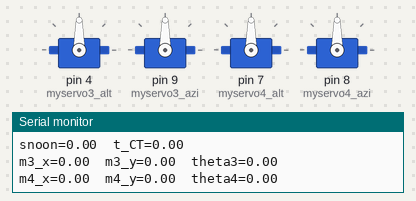
Simulated run of this sketch. Board: Arduino Uno, built with avr-gcc and run on an emulated ATmega328P. Shown: 4 × servo, the last lines printed to the serial monitor.

Above: at 0.1 s.
At 10.3 s:
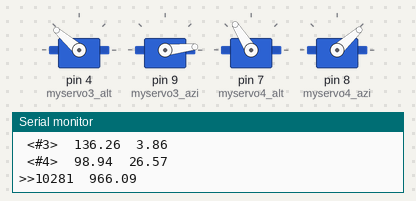
Timing chart, 0 to 123.0 s (numbered marks = the images above):
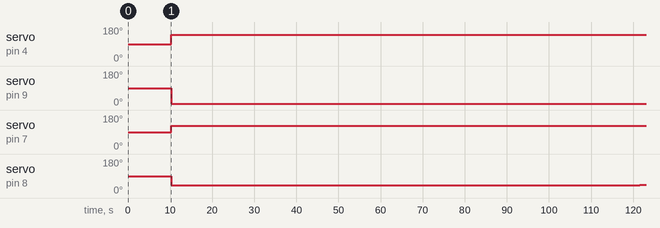

The sketch:

SolarStill_test17_d_unit_3_4.ino
```cpp
#include <Servo.h>
#include <math.h>

/*
 * Link for solar information:(1) https://www.esrl.noaa.gov/gmd/grad/solcalc/ ****use this one
                              (2) https://www.esrl.noaa.gov/gmd/grad/solcalc/azel.html
                              (3) https://www.timeanddate.com/sun/usa/las-cruces
 * Las Cruces Coorinate: 32.287989° N(+), -106.75385° W (-)
 * Azimuth and Elevation - an angular coordinate system for locating positions in the sky. Azimuth is measured clockwise from true north
   to the point on the horizon directly below the object. Elevation is measured vertically from that point on the horizon up to the object.
 * Unit#3: offset_azi_testunit=3;  offset_alt_testunit=3;  (in degree)
 * Unit#4: * offset_azi_testunit=16;  offset_alt_testunit=24; (in degree)
  */

          /*june 25 2021 - > day_of_year= 176*/
 int PTh=17;  //present time in hours*
 int PTm=17; //present time in minutes*
 int day_of_year= 184; //day of the year of the experiment*


 double Hour=0; //initiation of variable "Hour" (hour corresponds to current time)
 double gamma=0; //initiation of variable "gamma" (fractional year (in radian))
 double eqtime=0; //initiation of variable "eqtime" (equation of time (in minute))
 double decl=0; //intiation of variable "decl" (solar declination angle (in radians))
 double time_offset=0; //initiation of variable "time_offset" (time offset (in minutes))
 double tst=0; //initiation of variable "tst" (true solar time (in minutes))
 double ha=0; //initiation of variable "ha" (solar hour angle (in radian))
 double phi=0; //initiation of variable "phi" (solar zenith angle angle (in radian))
 double alpha=0; //initiation of variable "alpha" (solar altitude angle angle (in radian))
 double beta=0; //initiation of variable "beta" (solar azimuth angle angle (in radian))
 double alpha_d=0; //initiation of variable "alpha_d" (solar altitude angle angle (in degree))
 double beta_d=0; //initiation of variable "beta_d" (solar azimuth angle angle (in degree))
 double snoon=0; //initiation of variable "snoon" (solar noon (in minute))
 double t_CT=0; //initiation of variable "t_CT" (current time (in minutes))

 double s_x=0; //initiation of variable "s_x" (x-component of sun_vector)
 double s_y=0; //initiation of variable "s_y" (y-component of sun_vector)
 double s_z=0; //initiation of variable "s_z" (z-component of sun_vector)

 double pi= 3.1415926; //value of 'pi'
 double r2d= 180/pi; //convesion ratio of radian to degree conversion
 double d2r= pi/180; //convesion ratio of degree to radian conversion
 double h=23.625; //height(in inch) of convex mirror focal point from the origin(centre point of the base on which these mirror units are intalled)

 int timezone=-6; //timezone in hour from UTC (Mountain Daylight Time)
 double latitude= 32.287989; //latitude position (in degree) of the experimental station (Jett Hall Annex)
 double longitude= -106.75385; //longitude position (in degree) of the experimental station (Jett Hall Annex)
 double lat= (3.1415926/180)*latitude; //latitude (in radian) for trigonometric functions
 unsigned long myTime;
 unsigned long last_seen;
//-------------------------------------------------------------------------

//---------------UNIT#3-----------------
  //------Focus_Point--------
  double x3= 0; //x position (in inch) of unit#3
  double y3= -18.50; //y position (in inch) of unit#3
  double z3=h; //z position (in inch) of unit#3
    //target_vector3: unit vector along reflected ray from flat mirror of unit#3
  double f3_x= -x3/(sqrt(x3*x3+y3*y3+z3*z3)); //x-componenet of target_vector3
  double f3_y= -y3/(sqrt(x3*x3+y3*y3+z3*z3)); //y-componenet of target_vector3
  double f3_z= z3/(sqrt(x3*x3+y3*y3+z3*z3)); //z-componenet of target_vector3
  //-------------------------

  //-----Bisector_Vector3------
    //bisector_vector3: unit vector along bisector on fat mirror which will always be normal to the flat mirror of unit#3
  double m3_x=0; //initiation of variable "m3_x" (x-component of bisector_vector3)
  double m3_y=0; //initiation of variable "m3_y" (y-component of bisector_vector3)
  double m3_z=0; //initiation of variable "m3_z" (z-component of bisector_vector3)
  //---------------------------

  double a3=0; //initiation of variable "a3" (alt adjustment angle(in radian))
  double b3=0; //initiation of variable "b3" (azi adjustment angle(in radian))
  double a3_d=0; //initiation of variable "a3_d" (alt adjustment angle(in degree))
  double b3_d=0; //initiation of variable "b3_d" (azi adjustment angle(in degree))
  double offset_alt3=3; //offset of altitude adjustment (in degree) for unit#3
  double offset_azi3=3; //offset of azimuth adjustment (in degree) for unit#3
  double a3_d_offset= offset_alt3 +a3_d; //intial angle for altitude adjustment with offset for unit#3
  double b3_d_offset= offset_azi3 +b3_d; //intial angle for azimuth adjustment with offset for unit#3

  double theta3=0; // for test only. it's angle of projection of normal on xy plane

  Servo myservo3_alt; //create servo object to control a servo for altitude adjustment for unit#3
  Servo myservo3_azi; //create servo object to control a servo for azimuthal adjustment for unit#3
//-------------------------------

//---------------UNIT#4-----------------
  //------Focus_Point--------
  double x4= 0; //x position (in inch) of unit#4
  double y4= 18.50; //y position (in inch) of unit#4
  double z4=h; //z position (in inch) of unit#4
    //target_vector4: unit vector along reflected ray from flat mirror of unit#4
  double f4_x= -x4/(sqrt(x4*x4+y4*y4+z4*z4)); //x-componenet of target_vector4
  double f4_y= -y4/(sqrt(x4*x4+y4*y4+z4*z4)); //y-componenet of target_vector4
  double f4_z= z4/(sqrt(x4*x4+y4*y4+z4*z4)); //z-componenet of target_vector4
  //-------------------------

  //-----Bisector_Vector4------
    //bisector_vector4: unit vector along bisector on fat mirror which will always be normal to the flat mirror of unit#4
  double m4_x=0; //initiation of variable "m4_x" (x-component of bisector_vector4)
  double m4_y=0; //initiation of variable "m4_y" (y-component of bisector_vector4)
  double m4_z=0; //initiation of variable "m4_z" (z-component of bisector_vector4)
  //---------------------------

  double a4=0; //initiation of variable "a4" (alt adjustment angle(in radian))
  double b4=0; //initiation of variable "b4" (azi adjustment angle(in radian))
  double a4_d=0; //initiation of variable "a4_d" (alt adjustment angle(in degree))
  double b4_d=0; //initiation of variable "b4_d" (azi adjustment angle(in degree))
  double offset_alt4=24; //offset of altitude adjustment (in degree) for unit#4
  double offset_azi4=16; //offset of azimuth adjustment (in degree) for unit#4
  double a4_d_offset= offset_alt4 +a4_d; //intial angle for altitude adjustment with offset for unit#4
  double b4_d_offset= offset_azi4 +b4_d; //intial angle for azimuth adjustment with offset for unit#4

  double theta4=0; // for test only. it's angle of projection of normal on xy plane

  Servo myservo4_alt; //create servo object to control a servo for altitude adjustment for unit#4
  Servo myservo4_azi; //create servo object to control a servo for azimuthal adjustment for unit#4
//-----------------------------------------
void setup()
{
//---------------UNIT#3--------------------
  myservo3_alt.attach(4); //attaches the 'altitude adjustment servo' of unit#3 on pin 5 to the servo object
  myservo3_azi.attach(9); //attaches the 'azimuthal adjustment servo' of unit#3 on pin 6 to the servo object
//-----------------------------------------

//---------------UNIT#4--------------------
  myservo4_alt.attach(7); //attaches the 'altitude adjustment servo' of unit#4 on pin 7 to the servo object
  myservo4_azi.attach(8); //attaches the 'azimuthal adjustment servo' of unit#4 on pin 8 to the servo object
//-----------------------------------------

//-----------------------------------------
    Serial.begin(9600);
    Serial.print("myTime=");
    Serial.print(myTime);
    Serial.print("\t");
    Serial.print("tst=");
    Serial.print(tst);
    Serial.print("\n");

    Serial.print("snoon=");
    Serial.print(snoon);
    Serial.print("\t");
    Serial.print("t_CT=");
    Serial.print(t_CT);
    Serial.print("\n");

    Serial.print("m3_x=");
    Serial.print(m3_x);
    Serial.print("\t");
    Serial.print("m3_y=");
    Serial.print(m3_y);
    Serial.print("\t");
    Serial.print("theta3=");
    Serial.print(theta3);
    Serial.print("\n");

    Serial.print("m4_x=");
    Serial.print(m4_x);
    Serial.print("\t");
    Serial.print("m4_y=");
    Serial.print(m4_y);
    Serial.print("\t");
    Serial.print("theta4=");
    Serial.print(theta4);
    Serial.print("\n");


    Serial.print("alpha_d=");
    Serial.print(alpha_d);
    Serial.print("\t");
    Serial.print("beta_d=");
    Serial.print(beta_d);
    Serial.print("\n");


    Serial.print("a3_d=");
    Serial.print(a3_d);
    Serial.print("\t");
    Serial.print("b3_d=");
    Serial.print(b3_d);
    Serial.print("\n");

    Serial.print("a4_d=");
    Serial.print(a4_d);
    Serial.print("\t");
    Serial.print("b4_d=");
    Serial.print(b4_d);
    Serial.print("\n\n");


//-----------------------------------------
}

void loop()
{
  myTime= millis();

    Hour= (((PTh*60+PTm)*60000) +myTime)/3600000; //hour corresponds to current time

    gamma= (2*pi/365)*(day_of_year-1+((Hour-12)/24)); //fractional year (in radian); [for leap year, use 366 instead of 365 in the denominator]
    eqtime= 229.18*(0.000075+0.001868*cos(gamma)-0.032077*sin(gamma)-0.014615*cos(2*gamma)-0.040849*sin(2*gamma)); //equation of time (in minutes)

    decl= 0.006918-0.399912*cos(gamma)+0.070257*sin(gamma)-0.006758*cos(2*gamma)+0.000907*sin(2*gamma)-0.002697*cos(3*gamma)+0.00148*sin(3*gamma);
                  //solar declination angle (in radians)
    time_offset= eqtime+4*longitude-60*timezone; //time offset (in minutes)

    tst= (PTh*60+PTm+time_offset) +(myTime/60000); //true solar time (in minutes)

    ha= (d2r)*((tst/4)-180); //solar hour angle(in radian)

    snoon= 360-4*longitude-eqtime; //solar noon for a given location is found from the longitude (in minutes)
    t_CT= (PTh*60+PTm) +(myTime/60000); //current time (in minutes)

    phi= acos(sin(lat)*sin(decl)+cos(lat)*cos(decl)*cos(ha)); //solar zenith angle angle (in radian)
    alpha= (pi/2 -phi); //solar altitude angle (in radian)
    beta= acos((sin(lat)*cos(phi)-sin(decl))/(cos(lat)*sin(phi))); //solar azimuth angle (in radian)

    if(t_CT <= snoon)
      {
        beta= pi-(beta); //solar azimuth angle (in radian) before solar noon
      }
    if(t_CT > snoon)
      {
        beta= pi+(beta); //solar azimuth angle (in radian) after solar noon
      }
    alpha_d= (r2d)*alpha; //solar altitude/elevation angle (in degree)
    beta_d= (r2d)*(beta); //solar azimuth angle (in degree)

    //------Sun_Vector------
    s_x= cos(alpha)*cos(beta); //x-component of sun_vector)
    s_y= -cos(alpha)*sin(beta); //y-component of sun_vector)
    s_z= sin(alpha); //z-component of sun_vector)
    //----------------------

//-----------------------------------------------------------------------------

//--------------------(3)------------------------

    m3_x=(((abs(s_z+f3_z))/(s_z+f3_z))*(s_x+f3_x))*(1/(sqrt((s_x+f3_x)*(s_x+f3_x)+(s_y+f3_y)*(s_y+f3_y)+(s_z+f3_z)*(s_z+f3_z))));
    m3_y=(((abs(s_z+f3_z))/(s_z+f3_z))*(s_y+f3_y))*(1/(sqrt((s_x+f3_x)*(s_x+f3_x)+(s_y+f3_y)*(s_y+f3_y)+(s_z+f3_z)*(s_z+f3_z))));
    m3_z=(abs(s_z+f3_z))*(1/(sqrt((s_x+f3_x)*(s_x+f3_x)+(s_y+f3_y)*(s_y+f3_y)+(s_z+f3_z)*(s_z+f3_z))));

    //---test----
    theta3= (r2d)*atan2(m3_y, m3_x);

    //a3= pi/2 -acos(m3_z); //elevation angle (in radian) of flat mirror of unit#3

      if(m3_x>0 && m3_y>=0)
      {
        a3= pi/2 +acos(m3_z);
        b3= pi/2 -atan(abs(m3_y)/abs(m3_x));
      }
      else if(m3_x<=0 && m3_y>0)
      {
        a3= pi/2 -acos(m3_z);
        b3= pi/2 +atan(abs(m3_y)/abs(m3_x));
      }
      else if(m3_x<0 && m3_y<=0)
      {
        a3= pi/2 -acos(m3_z);
        b3= pi/2 -atan(abs(m3_y)/abs(m3_x));
      }
      else if(m3_x>=0 && m3_y<0)
      {
        a3= pi/2 +acos(m3_z);
        b3= pi/2 +atan(abs(m3_y)/abs(m3_x));
      }
      else {b3=b3;}

    a3_d= (r2d)*a3; //elevation angle (in degree) of flat mirror of unit#3
    b3_d= (r2d)*b3; //azimuth angle (in degree) of flat mirror of unit#3
//-----------------------------------------------

//--------------------(4)------------------------

    m4_x=(((abs(s_z+f4_z))/(s_z+f4_z))*(s_x+f4_x))*(1/(sqrt((s_x+f4_x)*(s_x+f4_x)+(s_y+f4_y)*(s_y+f4_y)+(s_z+f4_z)*(s_z+f4_z))));
    m4_y=(((abs(s_z+f4_z))/(s_z+f4_z))*(s_y+f4_y))*(1/(sqrt((s_x+f4_x)*(s_x+f4_x)+(s_y+f4_y)*(s_y+f4_y)+(s_z+f4_z)*(s_z+f4_z))));
    m4_z=(abs(s_z+f4_z))*(1/(sqrt((s_x+f4_x)*(s_x+f4_x)+(s_y+f4_y)*(s_y+f4_y)+(s_z+f4_z)*(s_z+f4_z))));

    //---test----
    theta4= (r2d)*atan2(m4_y, m4_x);
    //-----------
    //a4= pi/2 -acos(m4_z); //elevation angle (in radian) of flat mirror of unit#4

      if(m4_x>0 && m4_y>=0)
      {
        a4= pi/2 +acos(m4_z);
        b4= pi/2 -atan(abs(m4_y)/abs(m4_x));
      }
      else if(m4_x<=0 && m4_y>0)
      {
        a4= pi/2 -acos(m4_z);
        b4= pi/2 +atan(abs(m4_y)/abs(m4_x));
      }
      else if(m4_x<0 && m4_y<=0)
      {
        a4= pi/2 -acos(m4_z);
        b4= pi/2 -atan(abs(m4_y)/abs(m4_x));
      }
      else if(m4_x>=0 && m4_y<0)
      {
        a4= pi/2 +acos(m4_z);
        b4= pi/2 +atan(abs(m4_y)/abs(m4_x));
      }
      else {b4=b4;}

    a4_d= (r2d)*(a4); //elevation angle (in degree) of flat mirror of unit#4 (remove pi after test)
    b4_d= (r2d)*(b4); //azimuth angle (in degree) of flat mirror of unit#4 (remove pi after test)
//-----------------------------------------------


   if(myTime - last_seen > 10000)
    { //---Unit#3---
      a3_d_offset= offset_alt3 +a3_d; //intial angle for altitude adjustment with offset for unit#3
      myservo3_alt.write(a3_d_offset);
      b3_d_offset= offset_azi3 +b3_d; //intial angle for azimuth adjustment with offset for unit#3
      myservo3_azi.write(b3_d_offset);
      //---Unit#4---
      a4_d_offset= offset_alt4 +a4_d; //intial angle for altitude adjustment with offset for unit#4
      myservo4_alt.write(a4_d_offset);
      b4_d_offset= offset_azi4 +b4_d; //intial angle for azimuth adjustment with offset for unit#4
      myservo4_azi.write(b4_d_offset);


      last_seen = myTime;
    }
//--------------------(4)------------------------


    Serial.print(">>");
    Serial.print(myTime);
    Serial.print("\t");
    Serial.print(tst);
    Serial.print("\n");

    Serial.print("\t");
    Serial.print(snoon);
    Serial.print("\t");
    Serial.print(t_CT);
    Serial.print("\n");

    Serial.print("\t");
    Serial.print(m3_x);
    Serial.print("\t");
    Serial.print(m3_y);
    Serial.print("\t");
    Serial.print(theta3);
    Serial.print("\n");

    Serial.print("\t");
    Serial.print(m4_x);
    Serial.print("\t");
    Serial.print(m4_y);
    Serial.print("\t");
    Serial.print(theta4);
    Serial.print("\n");

    Serial.print("\t");
    Serial.print(alpha_d);
    Serial.print("\t");
    Serial.print(beta_d);
    Serial.print("\n");

    Serial.print(" <#3>");
    Serial.print("\t");
    Serial.print(a3_d);
    Serial.print("\t");
    Serial.print(b3_d);
    Serial.print("\n");

    Serial.print(" <#4>");
    Serial.print("\t");
    Serial.print(a4_d);
    Serial.print("\t");
    Serial.print(b4_d);
    Serial.print("\n\n");


delay(5000);

}
```

Measured:
- by itself, servo on pin 4 (myservo3_alt): 90° → 139° at 10.3 s
- by itself, servo on pin 9 (myservo3_azi): 90° → 6° at 10.3 s, → 7° 111 s later
- by itself, servo on pin 7 (myservo4_alt): 90° → 122° at 10.3 s, → 123° 50.6 s later
- by itself, servo on pin 8 (myservo4_azi): 90° → 42° at 10.3 s, → 43° 111 s later
